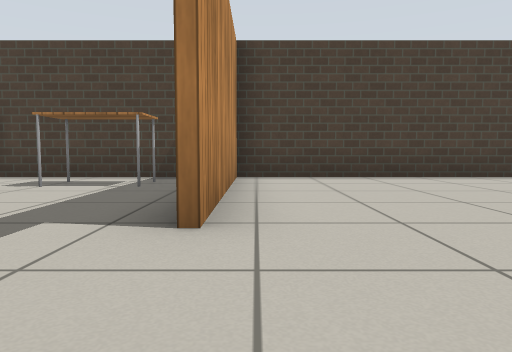
view 1 (above)

19 first-person views from a walk through a world built for the Gazebo simulator. The camera is 0.5 m above the floor, tilts 4° down and sees 70° across. The floor is counted in squares, 1 m on a side. Each view is taken from the middle of a square. On the plan, view 1 faces up. The plan holds only what a view shows up to about 9 squares ahead; the rest is blank. Simple patterns stand in for the simulator's built-in surfaces.

view 2
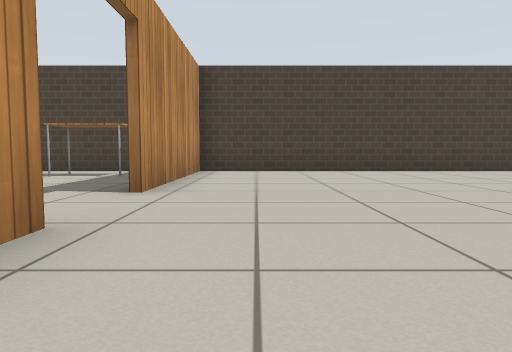

view 3
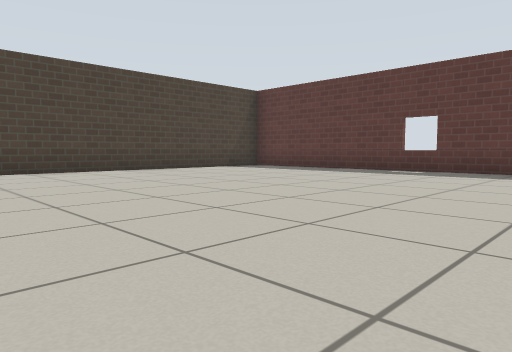

view 4
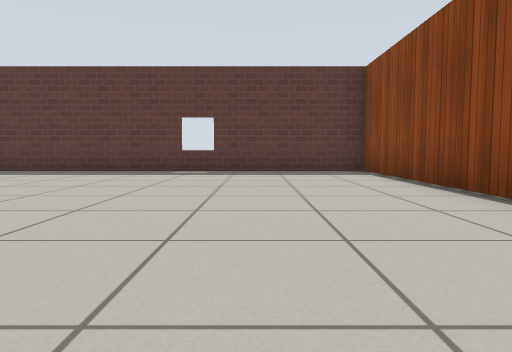

view 5
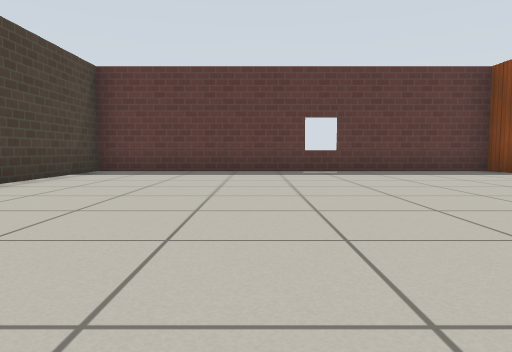

view 6
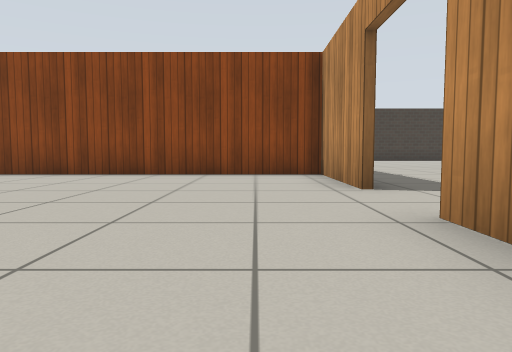

view 7
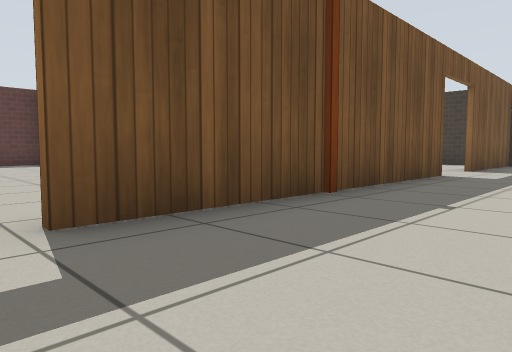

view 8
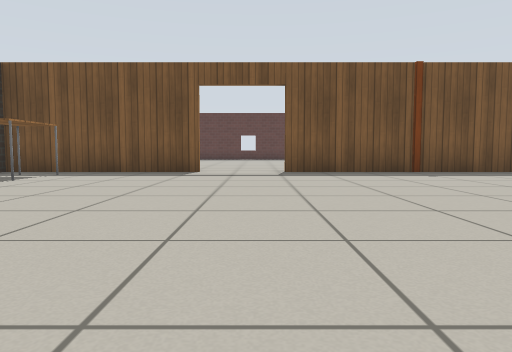

view 9
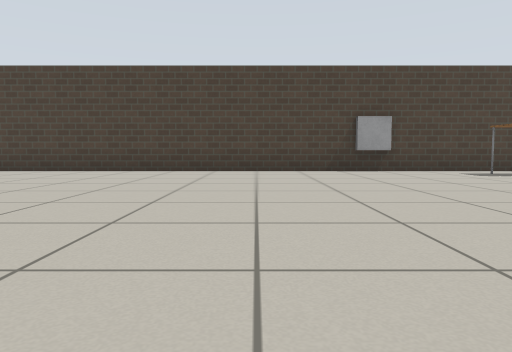

view 10
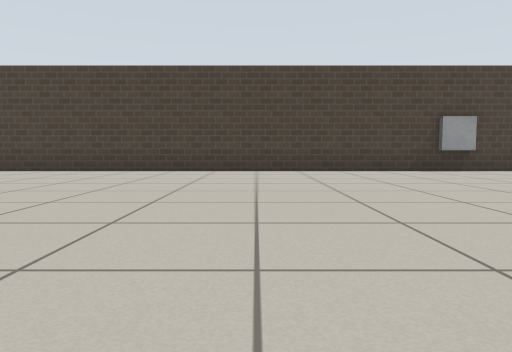

view 11
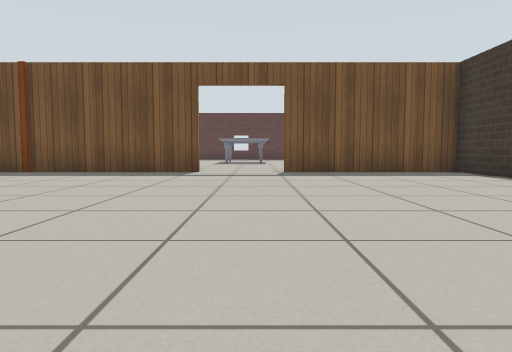

view 12
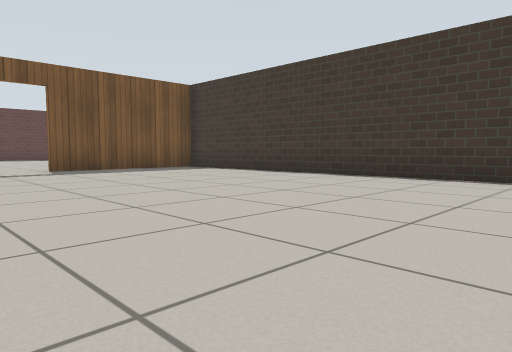

view 13
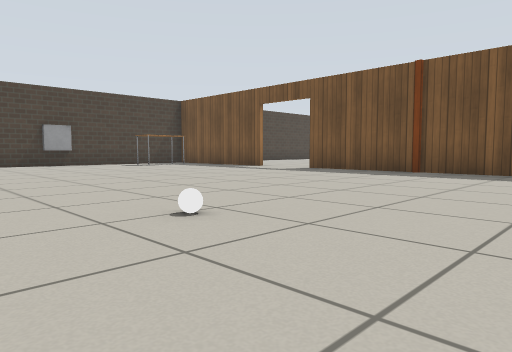

view 14
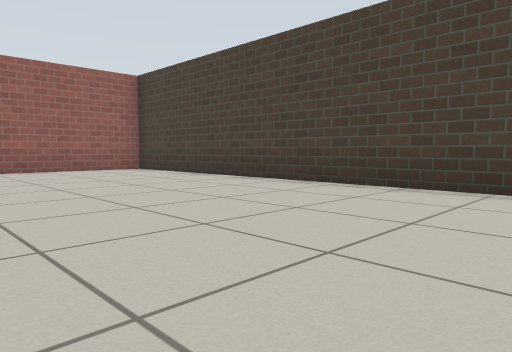

view 15
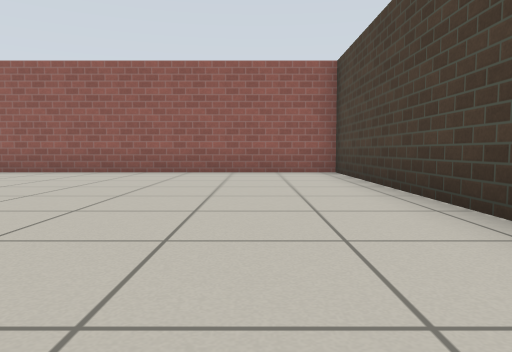

view 16
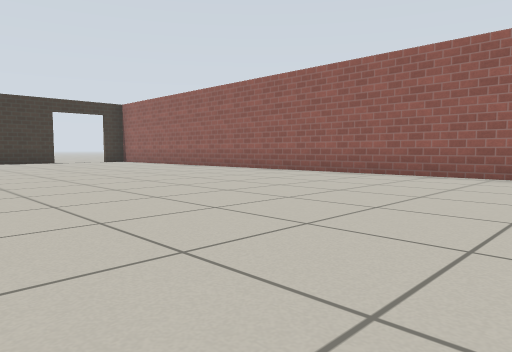

view 17
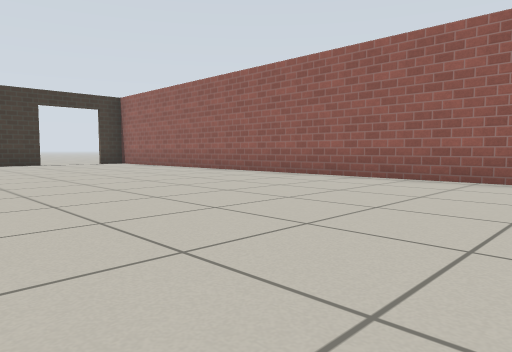

view 18
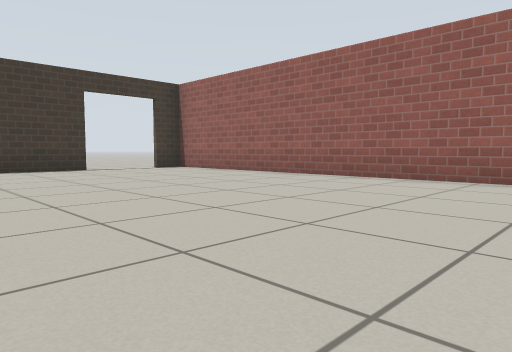

view 19
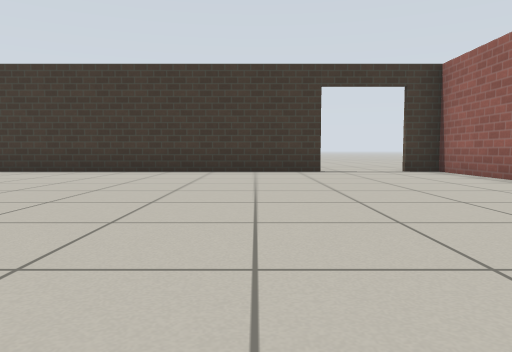

### Floor plan
Ten units are one square. View 1 is at (0, 0); x grows to the right and y downward. Boxes are objects, and circles mark ways between rooms. Rooms are numbered by the first view taken in them; rooms with no view inside come last. Other rooms are left out.
<svg viewBox="-218 -73 332 208">
<path fill="none" stroke="#000" d="M-4 -4 -4 26 109 26 109 -68 -4 -68 -4 -22M-89 126 -5 126 -5 86M-5 68 -5 -4M-5 -22 -5 -68 -213 -68 -213 126M-186 126 -109 126"/>
<rect x="-75" y="35" width="10" height="10" fill="#bbb"><title>white ball</title></rect>
<rect x="-35" y="-65" width="20" height="20" fill="#bbb"><title>table</title></rect>
<circle cx="-5" cy="-15" r="3" fill="#2a7"/>
<text x="50" y="-20">1</text>
<text x="-110" y="30">2</text>
</svg>
Room 1 opens to room 2.

Where each view was taken, in squares from view 1:
view 1: 0 up, 0 right, facing up
view 2: 2 down, 1 right, facing up
view 3: 2 down, 2 right, facing up-right
view 4: 0 up, 2 right, facing right
view 5: 3 up, 2 right, facing right
view 6: 5 up, 1 right, facing down
view 7: 1 up, 3 left, facing down-right
view 8: 1 up, 9 left, facing right
view 9: 2 down, 8 left, facing up
view 10: 2 down, 10 left, facing up
view 11: 8 down, 9 left, facing right
view 12: 6 down, 10 left, facing down-right
view 13: 6 down, 9 left, facing up-right
view 14: 2 up, 12 left, facing up-left
view 15: 5 up, 13 left, facing left
view 16: 3 up, 14 left, facing down-left
view 17: 1 up, 15 left, facing down-left
view 18: 3 down, 15 left, facing down-left
view 19: 4 down, 17 left, facing down
